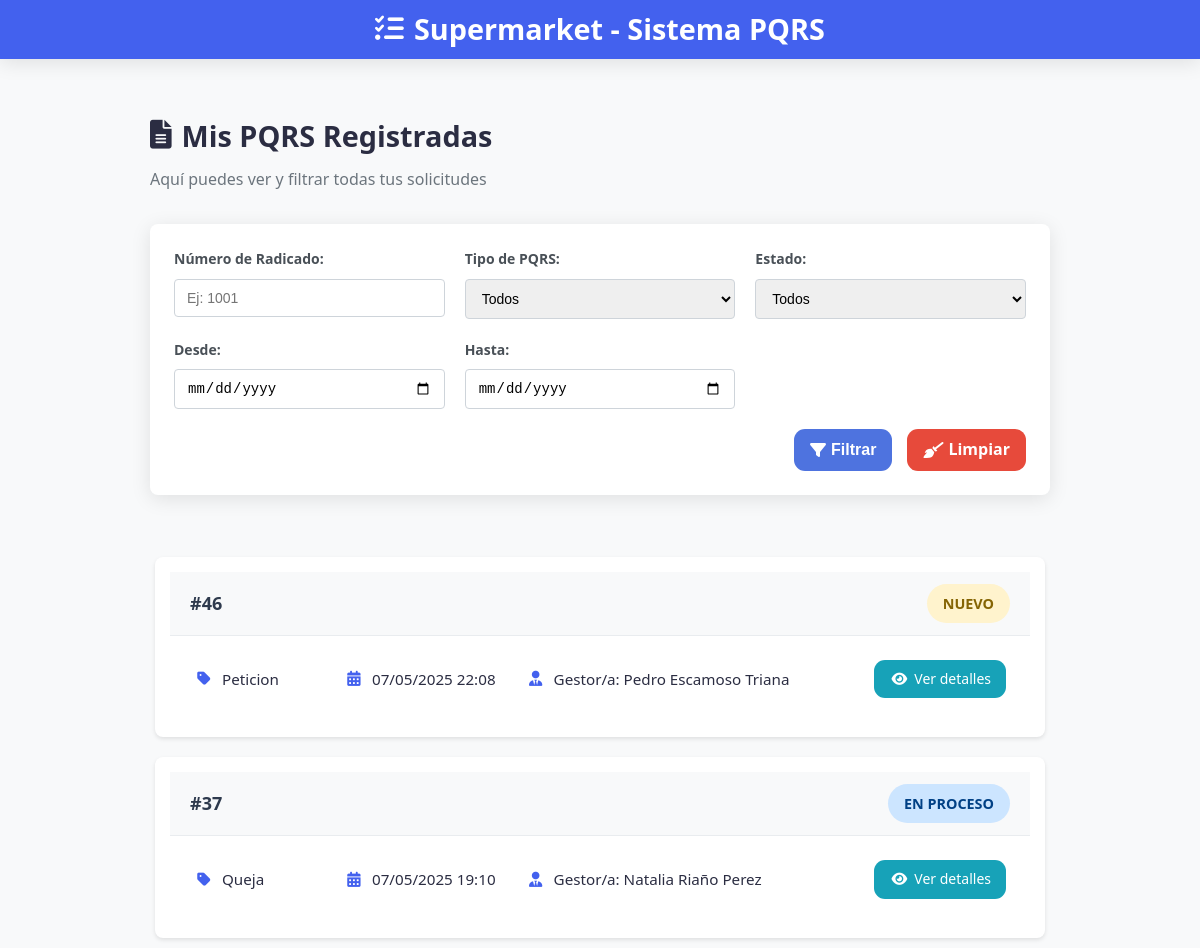
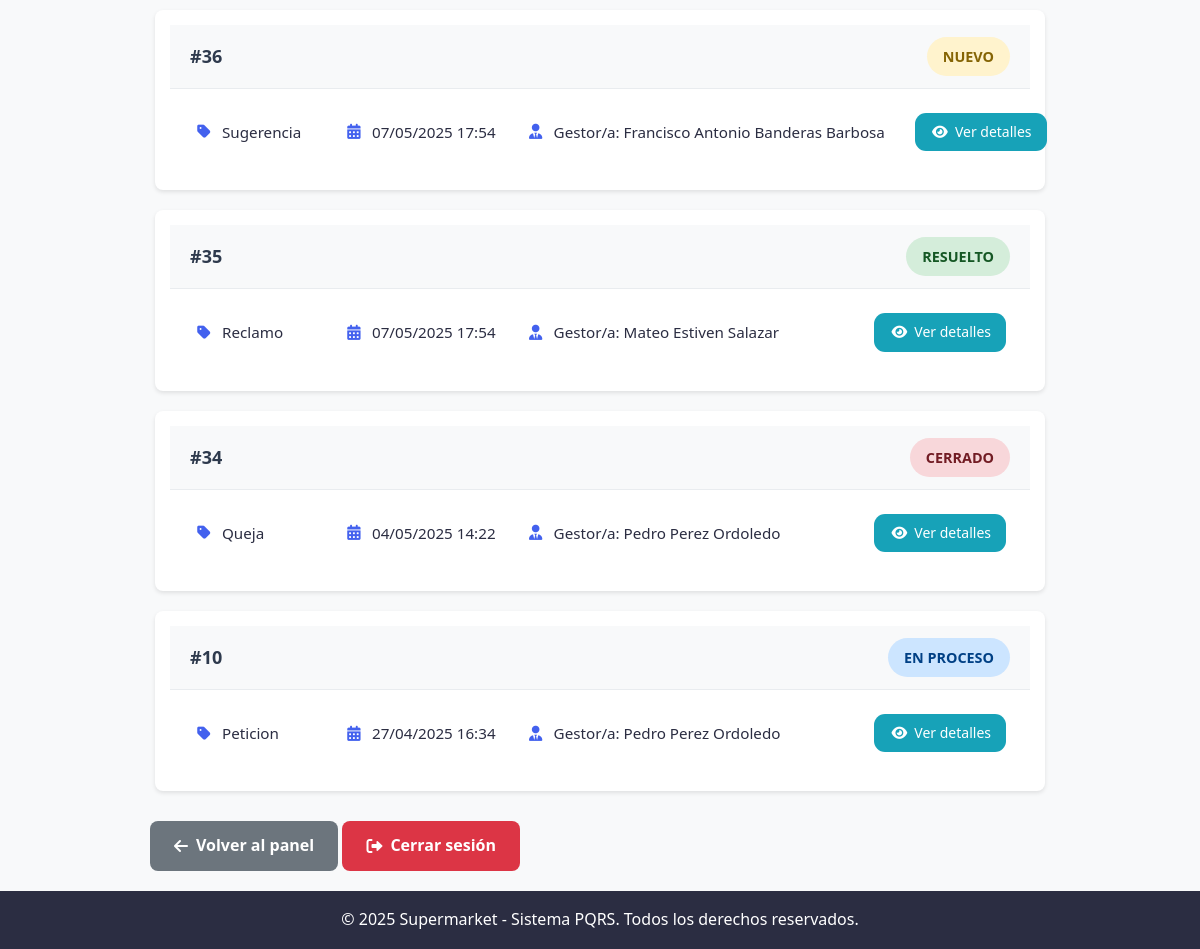
The app's page /cliente/pqrs/ (signed in) with its own data (2 pictures, top to bottom).
### core/models.py (models this page shows, shortened)
class PQRS(models.Model):
    TIPO_RADICADO_CHOICES = [
        ('Peticion', 'Peticion'),
        ('Queja', 'Queja'),
        ('Reclamo', 'Reclamo'),
        ('Sugerencia', 'Sugerencia'),
    ]
    ESTADO_RADICADO_CHOICES = [
        ('nuevo', 'Nuevo'),
        ('en-proceso', 'En Proceso'),
        ('resuelto', 'Resuelto'),
        ('cerrado', 'Cerrado'),
    ]
    numero_radicado = models.AutoField(primary_key=True)
    fecha_radicado = models.DateTimeField(auto_now_add=True)
    tipo_radicado = models.CharField(max_length=25, choices=TIPO_RADICADO_CHOICES)
    comentarios = models.TextField()
    anexo = models.FileField(upload_to='anexos/', blank=True, null=True)
    cliente = models.ForeignKey(Cliente, on_delete=models.CASCADE, related_name='pqrs')
    estado = models.CharField(max_length=20, choices=ESTADO_RADICADO_CHOICES, default='nuevo')
    empleado_asignado = models.ForeignKey(Empleado, on_delete=models.SET_NULL, null=True, blank=True, related_name='pqrs_asignados')
    justificacion_del_estado = models.TextField(blank=True, null=True)
    fecha_respuesta = models.DateTimeField(blank=True, null=True)

class Empleado(models.Model):
    cliente = models.OneToOneField(Cliente, on_delete=models.CASCADE, to_field='numero_identificacion', db_column='numero_identificacion')
    nombre = models.CharField(max_length=100)
    apellido = models.CharField(max_length=100)
    cedula = models.CharField(max_length=20, unique=True)
    telefono = models.CharField(max_length=15)

### core/views.py (the view, shortened to what this page needs)
# urls.py: path('cliente/pqrs/', listar_pqrs_cliente, name='listar_pqrs'),
def listar_pqrs_cliente(request):
    if request.session.get('rol') != 'cliente':
        return redirect('inicio')
    nombre_usuario = request.session.get('usuario')
    cliente = get_object_or_404(Cliente, nombre_completo=nombre_usuario)
    pqrs_queryset = PQRS.objects.filter(cliente=cliente).order_by('-fecha_radicado')
    form = FiltroPQRSFormCliente(request.GET or None)
    return render(request, 'listar_pqrs.html', {
        'pqrs_list': pqrs_queryset,
        'usuario': nombre_usuario,
        'form': form
    })

### core/forms.py (shortened to what this page needs)
class FiltroPQRSFormCliente(forms.Form):
    numero_radicado = forms.IntegerField(
        label="Número de Radicado",
        required=False,
        widget=forms.NumberInput(attrs={'placeholder': 'Buscar por número'})
    )
    tipo_radicado = forms.ChoiceField(
        label="Tipo de PQRS",
        choices=PQRS.TIPO_RADICADO_CHOICES,
        required=False,
        widget=forms.Select(attrs={'class': 'form-control'})
    )
    estado = forms.ChoiceField(
        label="Estado",
        choices=PQRS.ESTADO_RADICADO_CHOICES,
        required=False,
        widget=forms.Select(attrs={'class': 'form-control'})
    )
    fecha_inicio = forms.DateField(
        label="Desde",
        required=False,
        widget=forms.DateInput(attrs={'type': 'date', 'class': 'form-control'})
    )
    fecha_fin = forms.DateField(
        label="Hasta",
        required=False,
        widget=forms.DateInput(attrs={'type': 'date', 'class': 'form-control'})
    )

### templates/listar_pqrs.html (shortened to what this page needs)
{% load static %}
<!DOCTYPE html>
<html lang="es">
<head>
    <link rel="stylesheet" href="{% static 'css/cliente/lista_pqrs.css' %}">
    <link rel="stylesheet" href="https://cdnjs.cloudflare.com/ajax/libs/font-awesome/6.0.0/css/all.min.css">
</head>
<body>
    <div class="pqrs-container">
        <header class="pqrs-header">
            <h1><i class="fas fa-tasks"></i> Supermarket - Sistema PQRS</h1>
        </header>
        <main class="pqrs-content">
            <div class="user-welcome">
                <h2><i class="fas fa-file-alt"></i> Mis PQRS Registradas</h2>
                <p>Aquí puedes ver y filtrar todas tus solicitudes</p>
            </div>
            <form method="get" class="filter-form">
                <div class="form-grid">
                    <div class="form-group">
                        <label for="id_numero_radicado">Número de Radicado:</label>
                        <input type="number" name="numero_radicado" id="id_numero_radicado"
                               placeholder="Ej: 1001" value="{{ form.numero_radicado.value|default_if_none:'' }}">
                    </div>
                    <div class="form-group">
                        <label for="id_tipo_radicado">Tipo de PQRS:</label>
                        <select name="tipo_radicado" id="id_tipo_radicado">
                            <option value="">Todos</option>
                        </select>
                    </div>
                    <div class="form-group">
                        <label for="id_estado">Estado:</label>
                            <select name="estado" id="id_estado">
                                <option value="">Todos</option>
                            </select>
                    </div>
                    <div class="form-group">
                        <label for="id_fecha_inicio">Desde:</label>
                        <input type="date" name="fecha_inicio" id="id_fecha_inicio"
                               value="{{ form.fecha_inicio.value|default_if_none:'' }}">
                    </div>
                    <div class="form-group">
                        <label for="id_fecha_fin">Hasta:</label>
                        <input type="date" name="fecha_fin" id="id_fecha_fin"
                               value="{{ form.fecha_fin.value|default_if_none:'' }}">
                    </div>
                </div>
                <div class="form-actions">
                    <button type="submit" class="btn btn-filter">
                        <i class="fas fa-filter"></i> Filtrar
                    </button>
                    <a href="{% url 'listar_pqrs' %}" class="btn btn-clear">
                        <i class="fas fa-broom"></i> Limpiar
                    </a>
                </div>
            </form>
            {% if pqrs_list %}
            <div class="pqrs-list-container">
                {% for pqrs in pqrs_list %}
                <div class="pqrs-card wide-card">
                    <div class="pqrs-card-header">
                        <span class="pqrs-number">#{{ pqrs.numero_radicado }}</span>
                        <span class="status-badge badge-{{ pqrs.estado|slugify }}">{{ pqrs.get_estado_display }}</span>
                    </div>
                    <div class="pqrs-card-body horizontal-layout">
                        <div class="info-item">
                            <i class="fas fa-tag"></i>
                            <span>{{ pqrs.get_tipo_radicado_display }}</span>
                        </div>
                        <div class="info-item">
                            <i class="fas fa-calendar-alt"></i>
                            <span>{{ pqrs.fecha_radicado|date:"d/m/Y H:i" }}</span>
                        </div>
                        {% if pqrs.empleado_asignado %}
                        <div class="info-item">
                            <i class="fas fa-user-tie"></i>
                            <span>Gestor/a: {{ pqrs.empleado_asignado.nombre }} {{ pqrs.empleado_asignado.apellido }}</span>
                        </div>
                        {% endif %}
                        <div class="info-item action-item">
                            <a href="{% url 'detalle_pqrs' pqrs.numero_radicado %}" class="btn-details">
                                <i class="fas fa-eye"></i> Ver detalles
                            </a>
                        </div>
                    </div>
                </div>
                {% endfor %}
            </div>
            {% endif %}
            <div class="action-buttons">
                <a href="{% url 'vista_cliente' %}" class="btn btn-back">
                    <i class="fas fa-arrow-left"></i> Volver al panel
                </a>
                <a href="{% url 'cerrar_sesion' %}" class="btn btn-logout">
                    <i class="fas fa-sign-out-alt"></i> Cerrar sesión
                </a>
            </div>
        </main>
        <footer class="pqrs-footer">
            <p>&copy; 2025 Supermarket - Sistema PQRS. Todos los derechos reservados.</p>
        </footer>
    </div>
</body>
</html>

### records on screen
PQRS: numero_radicado "46", estado "NUEVO", tipo_radicado "Peticion", fecha_radicado "07/05/2025 22:08", empleado_asignado.nombre "Pedro", empleado_asignado.apellido "Escamoso Triana"
PQRS: numero_radicado "37", estado "EN PROCESO", tipo_radicado "Queja", fecha_radicado "07/05/2025 19:10", empleado_asignado.nombre "Natalia", empleado_asignado.apellido "Riaño Perez"
PQRS: numero_radicado "36", estado "NUEVO", tipo_radicado "Sugerencia", fecha_radicado "07/05/2025 17:54", empleado_asignado.nombre "Francisco Antonio", empleado_asignado.apellido "Banderas Barbosa"
PQRS: numero_radicado "35", estado "RESUELTO", tipo_radicado "Reclamo", fecha_radicado "07/05/2025 17:54", empleado_asignado.nombre "Mateo", empleado_asignado.apellido "Estiven Salazar"
PQRS: numero_radicado "34", estado "CERRADO", tipo_radicado "Queja", fecha_radicado "04/05/2025 14:22", empleado_asignado.nombre "Pedro", empleado_asignado.apellido "Perez Ordoledo"
PQRS: numero_radicado "10", estado "EN PROCESO", tipo_radicado "Peticion", fecha_radicado "27/04/2025 16:34", empleado_asignado.nombre "Pedro", empleado_asignado.apellido "Perez Ordoledo"
